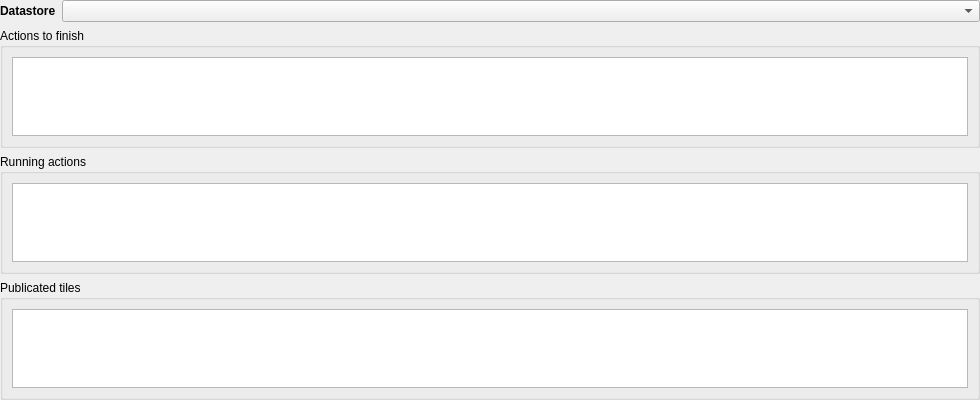
<?xml version="1.0" encoding="UTF-8"?>
<ui version="4.0">
 <class>DashboardWidget</class>
 <widget class="QWidget" name="DashboardWidget">
  <property name="geometry">
   <rect>
    <x>0</x>
    <y>0</y>
    <width>980</width>
    <height>400</height>
   </rect>
  </property>
  <property name="minimumSize">
   <size>
    <width>980</width>
    <height>400</height>
   </size>
  </property>
  <property name="windowTitle">
   <string>Dashboard</string>
  </property>
  <layout class="QGridLayout" name="gridLayout">
   <property name="leftMargin">
    <number>0</number>
   </property>
   <property name="topMargin">
    <number>0</number>
   </property>
   <property name="rightMargin">
    <number>0</number>
   </property>
   <property name="bottomMargin">
    <number>0</number>
   </property>
   <item row="0" column="0">
    <widget class="QLabel" name="lbl_datastore">
     <property name="sizePolicy">
      <sizepolicy hsizetype="Fixed" vsizetype="Preferred">
       <horstretch>0</horstretch>
       <verstretch>0</verstretch>
      </sizepolicy>
     </property>
     <property name="font">
      <font>
       <weight>75</weight>
       <bold>true</bold>
      </font>
     </property>
     <property name="text">
      <string>Datastore</string>
     </property>
    </widget>
   </item>
   <item row="0" column="1">
    <widget class="DatastoreComboBox" name="cbx_datastore"/>
   </item>
   <item row="1" column="0" colspan="2">
    <widget class="QgsCollapsibleGroupBox" name="gpb_actions_to_finish">
     <property name="title">
      <string>Actions to finish</string>
     </property>
     <layout class="QGridLayout" name="gridLayout_2">
      <item row="0" column="0">
       <widget class="QTableView" name="tbv_actions_to_finish"/>
      </item>
     </layout>
    </widget>
   </item>
   <item row="2" column="0" colspan="2">
    <widget class="QgsCollapsibleGroupBox" name="gbb_running_actions">
     <property name="title">
      <string>Running actions</string>
     </property>
     <layout class="QGridLayout" name="gridLayout_3">
      <item row="0" column="0">
       <widget class="QTableView" name="tbl_running_actions"/>
      </item>
     </layout>
    </widget>
   </item>
   <item row="3" column="0" colspan="2">
    <widget class="QgsCollapsibleGroupBox" name="gbp_publicated_tiles">
     <property name="title">
      <string>Publicated tiles</string>
     </property>
     <layout class="QGridLayout" name="gridLayout_4">
      <item row="0" column="0">
       <widget class="QTableView" name="tbl_publicated_tiles"/>
      </item>
     </layout>
    </widget>
   </item>
  </layout>
 </widget>
 <customwidgets>
  <customwidget>
   <class>QgsCollapsibleGroupBox</class>
   <extends>QGroupBox</extends>
   <header>qgscollapsiblegroupbox.h</header>
   <container>1</container>
  </customwidget>
  <customwidget>
   <class>DatastoreComboBox</class>
   <extends>QComboBox</extends>
   <header>geotuileur.gui.cbx_datastore</header>
  </customwidget>
 </customwidgets>
 <resources/>
 <connections/>
</ui>
